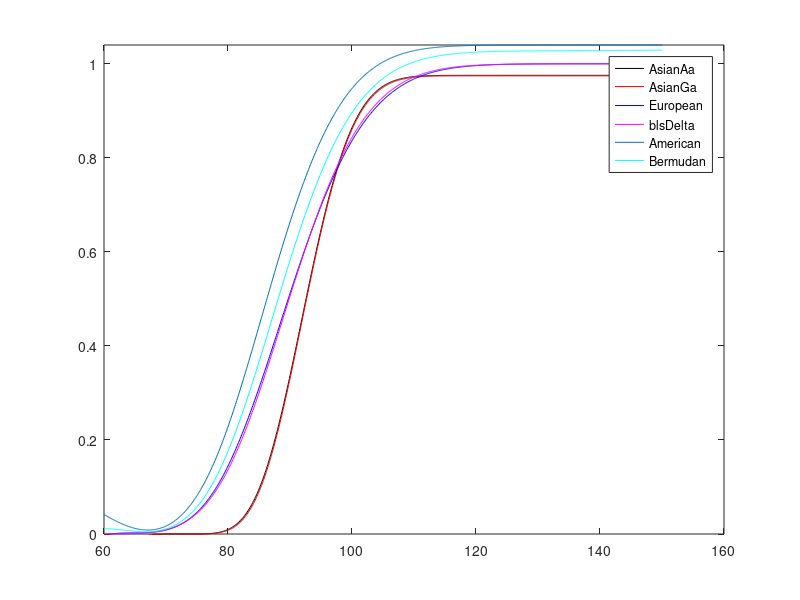

The MATLAB source for this figure:
clear;
clc;
tic
alpha = 1.999;
r = 0.1;

T = 0.5;
Strike = 95;
NumOfTimeSteps=13;
 Sigma=0.15;
 lambda=sqrt(1.5);
 M=2*NumOfTimeSteps+1;
 StrCallPut='Call';
 %dynamics.S0=S0;
 %M_Bermudan=2;

 Underlying=100;
 %reading underlying for Asian Arithmetic
data1=load('AsianAaGreeks.txt'); 
x=data1(:,1);
AsianAaDelta=data1(:,2);

%reading underlying for Asia Geometric
data2=load('AsianGaGreeks.txt'); 
%x=data2(:,1);
AsianGaDelta=data2(:,2);  


%reading underlying for European
data2=load('EuropeanGreeks.txt'); 
%x=data2(:,1);
EuropeanDelta=data2(:,2); 

%reading underlying for American
data2=load('AmericanGreeks.txt'); 
%x=data2(:,1);
AmericanDelta=data2(:,2);


%reading underlying for Bermudan
data2=load('BermudanGreeks.txt'); 
%x=data2(:,1);
BermudanDelta=data2(:,2);


samplingRateIncrease = 20;
newXSamplePoints = linspace(50, 150, length(x) * samplingRateIncrease);

smoothedYAsianAa = spline(x, AsianAaDelta, newXSamplePoints);

smoothedYAsianGa = spline(x, AsianGaDelta, newXSamplePoints);

smoothedYEuropean = spline(x,EuropeanDelta, newXSamplePoints);

smoothedYAmerican = spline(x,AmericanDelta, newXSamplePoints);

smoothedYBermudan = spline(x,BermudanDelta, newXSamplePoints);

%%
range=60:0.1:150;
%Interpolation & Extrapolation
type='pchip';
IntYAsianAa = interp1(newXSamplePoints,smoothedYAsianAa,range,type,'extrap');

IntYAsianGa = interp1(newXSamplePoints, smoothedYAsianGa, range,type,'extrap');

IntYEuropean = interp1(newXSamplePoints,smoothedYEuropean,range,type,'extrap');

IntYAmerican = interp1(newXSamplePoints,smoothedYAmerican,range,type,'extrap');

IntYBermudan = interp1(newXSamplePoints,smoothedYBermudan,range,type,'extrap');

%%

plot(range,IntYAsianAa,'k')
hold on

plot(range,IntYAsianGa,'r')
hold on

plot(range,IntYEuropean,'b')
hold on

blsDelta=blsdelta(range,Strike,r,T,Sigma);
plot(range,blsDelta,'m')
hold on

plot(range,IntYAmerican)
hold on

plot(range,IntYBermudan,'c')
ylim([0 max([IntYAsianAa,IntYAsianGa,IntYEuropean,IntYAmerican])])

legend('AsianAa','AsianGa', 'European', 'blsDelta', 'American', 'Bermudan')
saveas(gcf,'DeltaInterpolation_Aux31.png')
hold off
min(x)
max(x)
%hold off
toc